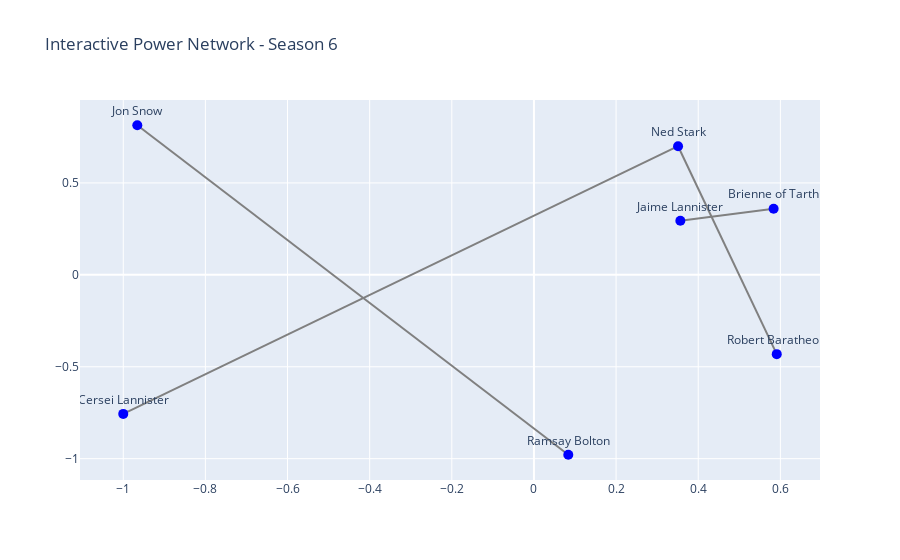

This figure's notebook cell:
### Code cell
import pandas as pd
import networkx as nx
import matplotlib.pyplot as plt
import plotly.graph_objects as go
from vaderSentiment.vaderSentiment import SentimentIntensityAnalyzer
from sklearn.ensemble import RandomForestRegressor
from sklearn.model_selection import train_test_split

# Sample dataset for character interactions over seasons
data = [
    {"season": 1, "char_a": "Ned Stark", "char_b": "Robert Baratheon", "interaction": "alliance", "sentiment": 0.7},
    {"season": 1, "char_a": "Ned Stark", "char_b": "Cersei Lannister", "interaction": "conflict", "sentiment": -0.8},
    {"season": 3, "char_a": "Jaime Lannister", "char_b": "Brienne of Tarth", "interaction": "trust", "sentiment": 0.5},
    {"season": 6, "char_a": "Jon Snow", "char_b": "Ramsay Bolton", "interaction": "battle", "sentiment": -0.9},
    {"season": 8, "char_a": "Jon Snow", "char_b": "Daenerys Targaryen", "interaction": "betrayal", "sentiment": -0.7}
]
df = pd.DataFrame(data)

# Build a dynamic network graph
def build_network(season):
    G = nx.DiGraph()
    season_data = df[df['season'] <= season]
    
    for _, row in season_data.iterrows():
        weight = 1 if row['sentiment'] > 0 else -1
        G.add_edge(row['char_a'], row['char_b'], weight=weight)
    
    pos = nx.spring_layout(G, seed=42)
    positive_edges = [(u, v) for u, v, d in G.edges(data=True) if d['weight'] == 1]
    negative_edges = [(u, v) for u, v, d in G.edges(data=True) if d['weight'] == -1]
    
    nx.draw(G, pos, with_labels=True, node_color='lightblue', node_size=3000, font_size=10, edge_color='gray')
    nx.draw_networkx_edges(G, pos, edgelist=positive_edges, edge_color='blue', width=2)
    nx.draw_networkx_edges(G, pos, edgelist=negative_edges, edge_color='red', width=2, style='dashed')
    plt.title(f'Power Network - Season {season}')
    plt.show()

# Interactive Visualization using Plotly
def plot_interactive_network(season):
    G = nx.DiGraph()
    season_data = df[df['season'] <= season]
    for _, row in season_data.iterrows():
        weight = 1 if row['sentiment'] > 0 else -1
        G.add_edge(row['char_a'], row['char_b'], weight=weight)
    
    edge_x, edge_y, edge_text = [], [], []
    pos = nx.spring_layout(G, seed=42)
    
    for edge in G.edges():
        x0, y0 = pos[edge[0]]
        x1, y1 = pos[edge[1]]
        edge_x.extend([x0, x1, None])
        edge_y.extend([y0, y1, None])
        edge_text.append(f'{edge[0]} → {edge[1]}')
    
    edge_trace = go.Scatter(x=edge_x, y=edge_y, line=dict(width=2, color='gray'), hoverinfo='text', mode='lines', text=edge_text)
    node_x, node_y, node_text = [], [], []
    
    for node in G.nodes():
        x, y = pos[node]
        node_x.append(x)
        node_y.append(y)
        node_text.append(node)
    
    node_trace = go.Scatter(x=node_x, y=node_y, mode='markers+text', text=node_text, textposition='top center', marker=dict(size=10, color='blue'))
    
    fig = go.Figure(data=[edge_trace, node_trace])
    fig.update_layout(title=f'Interactive Power Network - Season {season}', showlegend=False)
    fig.show()

# Sentiment Analysis of Dialogue
def analyze_sentiment(dialogue):
    analyzer = SentimentIntensityAnalyzer()
    sentiment = analyzer.polarity_scores(dialogue)
    return sentiment['compound']

# Example usage
print("Sentiment of 'You are a traitor!':", analyze_sentiment("You are a traitor!"))

# Machine Learning Model for Power Prediction
features = [
    [0.7, 5, 0],  # Ned Stark (Strong alliance, no betrayals)
    [-0.8, 3, 1],  # Ned vs. Cersei (Conflict, betrayal detected)
    [0.5, 4, 0],   # Jaime & Brienne (Trust, no betrayal)
    [-0.9, 2, 1],  # Jon vs. Ramsay (Battle, rivalry)
    [-0.7, 3, 1]   # Jon vs. Daenerys (Betrayal, high tension)
]
target = [0.8, 0.4, 0.7, 0.3, 0.5]  # Next season's power score

X_train, X_test, y_train, y_test = train_test_split(features, target, test_size=0.2, random_state=42)
model = RandomForestRegressor(n_estimators=100, random_state=42)
model.fit(X_train, y_train)

predictions = model.predict(X_test)
print("Predicted power scores for next season:", predictions)

# Build interactive network for Season 6
plot_interactive_network(6)

### Figure 1 — Plotly figure (JSON) as saved in the notebook; plotly's stock layout.template omitted (floating-point values rounded to 4 significant figures)
{"data": [{"hoverinfo": "text", "line": {"color": "gray", "width": 2}, "mode": "lines", "text": ["Ned Stark → Robert Baratheon", "Ned Stark → Cersei Lannister", "Jaime Lannister → Brienne of Tarth", "Jon Snow → Ramsay Bolton"], "type": "scatter", "x": [0.3509, 0.5912, null, 0.3509, -1, null, 0.3564, 0.5836, null, -0.9658, 0.08363, null], "y": [0.6997, -0.4315, null, 0.6997, -0.7566, null, 0.2938, 0.3596, null, 0.8137, -0.9787, null]}, {"marker": {"color": "blue", "size": 10}, "mode": "markers+text", "text": ["Ned Stark", "Robert Baratheon", "Cersei Lannister", "Jaime Lannister", "Brienne of Tarth", "Jon Snow", "Ramsay Bolton"], "textposition": "top center", "type": "scatter", "x": [0.3509, 0.5912, -1, 0.3564, 0.5836, -0.9658, 0.08363], "y": [0.6997, -0.4315, -0.7566, 0.2938, 0.3596, 0.8137, -0.9787]}], "layout": {"showlegend": false, "title": {"text": "Interactive Power Network - Season 6"}}}
